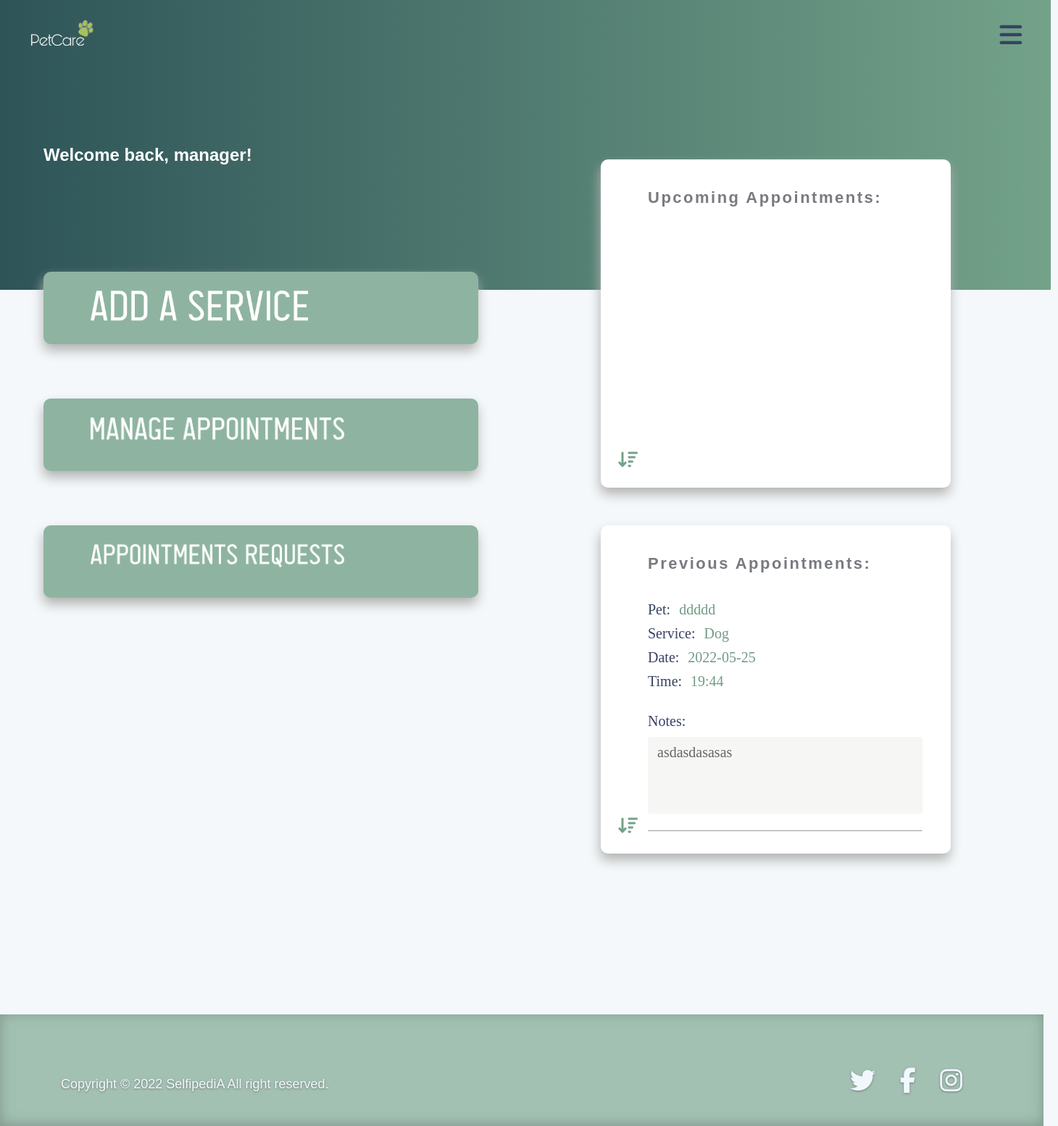
Page /managers/homepage.php on the committed database.
### tables this page shows
CREATE TABLE `pets` (
  `id` int(11) NOT NULL,
  `userId` int(11) NOT NULL,
  `petName` varchar(50) NOT NULL,
  `dateOfBirth` varchar(50) NOT NULL,
  `breed` varchar(50) NOT NULL,
  `gender` varchar(50) NOT NULL,
  `spayed` varchar(50) NOT NULL,
  `vaccinationList` text NOT NULL,
  `medicalHistory` text NOT NULL,
  `image` varchar(255) NOT NULL,
  `status` int(11) NOT NULL DEFAULT 1,
  `created_at` timestamp NOT NULL DEFAULT current_timestamp() ON UPDATE current_timestamp(),
  `updated_at` timestamp NOT NULL DEFAULT current_timestamp() ON UPDATE current_timestamp()
);

CREATE TABLE `services` (
  `id` int(11) NOT NULL,
  `name` varchar(50) NOT NULL,
  `image` text NOT NULL,
  `details` longtext NOT NULL,
  `price` varchar(50) NOT NULL,
  `status` int(11) NOT NULL,
  `created_at` timestamp NOT NULL DEFAULT current_timestamp() ON UPDATE current_timestamp(),
  `updated_at` timestamp NOT NULL DEFAULT current_timestamp() ON UPDATE current_timestamp()
);

CREATE TABLE `reservations` (
  `id` int(11) NOT NULL,
  `petId` int(11) NOT NULL,
  `userId` int(11) NOT NULL,
  `pet` varchar(50) NOT NULL,
  `service` varchar(50) NOT NULL,
  `date` varchar(50) NOT NULL,
  `time` varchar(50) NOT NULL,
  `details` text NOT NULL,
  `status` int(11) NOT NULL COMMENT '1=accept',
  `created_at` timestamp NOT NULL DEFAULT current_timestamp() ON UPDATE current_timestamp(),
  `updated_at` timestamp NOT NULL DEFAULT current_timestamp() ON UPDATE current_timestamp()
);

### managers/homepage.php (the view, shortened to what this page needs)
<?php
include '../db.php';
?>
<!DOCTYPE html>
<html>
    <head>
        <link rel="stylesheet" type="text/css" href="../css/myformat.css">
        <link rel="stylesheet" type="text/css" href="../css/footer.css">
        <link rel="stylesheet" type="text/css" href="../css/sidebar.css">
    </head>
<body>
    <section>
    <div class="wrapper">
    <img src="../images/logo3.png" alt="petcare" style="position: absolute;
    width: 289px;
    margin-top: -105px;
    margin-left: -60px;">
  <h1> Welcome back, manager!</h1>
</div>
    <div class="appoint">
        <div class="headline">
            <h3>Upcoming Appointments:</h3>
        </div>
        <div class="inside">
        </div>
        <div class="arrow">
            <p><i class="fa-solid fa-arrow-down-wide-short"></i></p>
        </div>
    </div>
    <div class="prev-appoint">
        <div class="headline">
            <h3>Previous Appointments:</h3>
        </div>
        <div class="inside">
        <?php
$reservations="";
$sql = "SELECT * from reservations where status='1'";
$run_query = mysqli_query($db, $sql);
if (mysqli_num_rows($run_query) > 0) {
    while ($row1 = mysqli_fetch_assoc($run_query)) {
      $sql2 = "SELECT * from pets where  id = '{$row1['petId']}'";
$run_query2 = mysqli_query($db, $sql2);
$date_now = date("Y-m-d");
     if ($date_now > $row1['date']) {
if (mysqli_num_rows($run_query2) > 0) {
    while ($row2 = mysqli_fetch_assoc($run_query2)) {
      $sql3 = "SELECT * from services where  id = '{$row1['service']}'";
$run_query3 = mysqli_query($db, $sql3);
if (mysqli_num_rows($run_query3) > 0) {
    while ($row3 = mysqli_fetch_assoc($run_query3)) {
$reservations = $reservations.'<div class="info">
<div class="appoint-name">
  <p class="appoint-subject">Pet:</p>
  <p class="appoint-details">'. $row2['petName']  .'</p>
</div>
<div class="appoint-service">
  <p class="appoint-subject">Service:</p>
  <p class="appoint-details">'. $row3['name']  .'</p>
</div>
<div class="appoint-date">
  <p class="appoint-subject">Date:</p>
  <p class="appoint-details">'. $row1['date']  .'</p>
</div>
<div class="appoint-time">
  <p class="appoint-subject">Time:</p>
  <p class="appoint-details">'. $row1['time']  .'</p>
</div>
<div class="notes">
  <p class="appoint-subject">Notes:</p>
  <div class="act-note">
    <p class="actualNote">'. $row1['details']  .'</p>
  </div>
</div>
          <hr />
</div>';
}
}
    }
  }
}
}
}
echo $reservations;
  ?>
        </div>
        <div class="arrow">
            <p><i class="fa-solid fa-arrow-down-wide-short"></i></p>
        </div>
    </div>
<div class="add-service">
    <a href="add-services.php"><img src="../images/addser.png" alt="add a service" width="300"></a>
</div>
<div class="setapp">
    <a href="manage.php"><img src="../images/manageapp.png" alt="manage appointments" width="350"></a>
</div>
<div class="reqlist">
    <a href="reqlist.php"><img src="../images/appreq.png" alt="appointment requests" width="350"></a>
</div>
    <div class="footer" style="margin-top: 1400px;">
        <div class="social">
            <a href="#"><i class="fa-brands fa-twitter"></i></a>
            <a href="#"><i class="fa-brands fa-facebook-f"></i></a>
            <a href="#"><i class="fa-brands fa-instagram"></i></a>
        </div>
        <div class="rights">
            <p>Copyright &copy 2022 SelfipediA All right reserved.</p>
        </div>
    </div>
</section>
<label for="check">
        <i class="fas fa-bars" id="btn"></i>
</label>
</body>
</html>

### css/myformat.css (style rules this page uses)
* { margin: 0; padding: 0; box-sizing: border-box; list-style: none; font-family: Helvetica, sans-serif; }
body { background: rgb(244, 248, 250); }
.wrapper { position: absolute; width: 1450px; height: 400px; display: inherit; background-image: linear-gradient( to right, rgb(46 84 88), rgb(115, 162, 137) ); }
.appoint { position: absolute; display: flex; flex-direction: column; background-color: #fff; border-radius: 10px; margin-top: 220px; margin-left: 829px; width: 483px; box-shadow: -1px 9px 16px 0px #b3b3b3; padding-top: 26px; padding-left: 65px; padding-bottom: 31px; padding-right: 39px; overflow: scroll; height: 453px; }
.headline h3 { margin-top: 14px; color: rgb(120, 122, 128); font-family: "Trebuchet MS", sans-serif; letter-spacing: 2.5px; font-size: 22px; padding-bottom: 15px; }
.appoint p { font-family: "Times New Roman", Times, serif; font-size: 20px; }
.appoint-subject { color: rgb(55, 66, 98); }
.appoint-details { color: rgb(113 155 133); margin-left: 12px; }
.appoint-name { display: flex; }
.appoint-service { display: flex; margin-top: 10px; }
.appoint-date { display: flex; margin-top: 10px; }
.appoint-time { display: flex; margin-top: 10px; }
.info { margin-top: 24px; position: relative; }
.notes { margin-top: 32px; }
.act-note { background-color: rgb(241 240 238); width: 22px 67px; border-radius: 4px; padding-top: 10px; opacity: 0.6; margin-top: 10px; padding-bottom: 73px; padding-left: 13px; }
.actualNote { font-size: 19px; }
.info hr { margin-top: 23px; }
.inside { height: 477px; overflow: scroll; }
.appoint .arrow p { position: absolute; margin-left: -41px; margin-top: -20px; color: rgb(115 162 137); font-size: 24px; }
.prev-appoint { position: absolute; display: flex; flex-direction: column; background-color: #fff; border-radius: 10px; margin-top: 725px; margin-left: 829px; width: 483px; box-shadow: -1px 9px 16px 0px #b3b3b3; padding-top: 26px; padding-left: 65px; padding-bottom: 31px; padding-right: 39px; overflow: scroll; height: 453px; }
.prev-appoint p { font-family: "Times New Roman", Times, serif; font-size: 20px; }
.prev-appoint .arrow p { position: absolute; margin-left: -41px; margin-top: -20px; color: rgb(115 162 137); font-size: 24px; }
.footer { width: 1450px; height: 122px; position: absolute; margin-top: 1728px; box-shadow: antiquewhite; box-shadow: -1px 5px 16px 0px #b3b3b3; background-color: #fff; }
label #btn, label #cancel2 { position: absolute; cursor: pointer; border-radius: 3px; }
label #btn { right: 49px; top: 25px; font-size: 35px; color: rgb(55 66 98); padding: 6px 1px; }

### css/footer.css (style rules this page uses)
.footer { width: 1440px; height: 154px; position: absolute; margin-top: 785px; box-shadow: antiquewhite; box-shadow: inset 0px -2px 18px 0px rgb(98 126 112); background-color: rgb(142 180 161); opacity: 0.8; text-shadow: 0px 1px 3px #575757; }
.footer .social { margin-left: 1173px; font-size: 35px; margin-top: 72px; letter-spacing: 12px; color: aliceblue; }
.footer p { font-size: 18px; color: aliceblue; margin-left: 84px; margin-top: -26px; }
.footer a { color: aliceblue; }

### css/sidebar.css (style rules this page uses)
label #btn, label #cancel2 { position: absolute; cursor: pointer; border-radius: 3px; }
label #btn { right: 49px; top: 25px; font-size: 35px; color: rgb(55 66 98); padding: 6px 1px; }

### managers/homepage.php (style rules this page uses)
h1 { color: white; margin-top: 200px; margin-left: 60px; font-family: 'Trebuchet MS', sans-serif; }
.add-service { position: absolute; display: flex; flex-direction: column; background-color: rgb(142 180 161); border-radius: 10px; margin-top: 375px; margin-left: 60px; width: 600px; box-shadow: -1px 9px 16px 0px #b3b3b3; padding-top: 26px; padding-left: 65px; padding-bottom: 31px; padding-right: 39px; height: 100px; }
.setapp { position: absolute; display: flex; flex-direction: column; background-color: rgb(142 180 161); border-radius: 10px; margin-top: 550px; margin-left: 60px; width: 600px; box-shadow: -1px 9px 16px 0px #b3b3b3; padding-top: 26px; padding-left: 65px; padding-bottom: 31px; padding-right: 39px; height: 100px; }
.reqlist { position: absolute; display: flex; flex-direction: column; background-color: rgb(142 180 161); border-radius: 10px; margin-top: 725px; margin-left: 60px; width: 600px; box-shadow: -1px 9px 16px 0px #b3b3b3; padding-top: 26px; padding-left: 65px; padding-bottom: 31px; padding-right: 39px; height: 100px; }

### rows in the picture
pets: petName "ddddd"
services: name "Dog"
reservations: date "2022-05-25", time "19:44", details "asdasdasasas"
